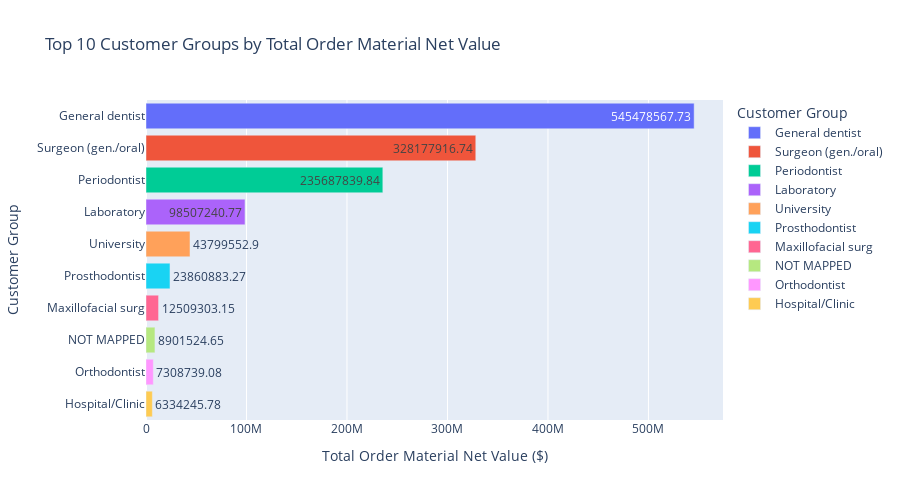

Here is the notebook cell this chart was saved with:
### Code cell
#business question 1:which cust group contributed the most to our revenue and how can we tailor our marketing strat to better engage these segments.

import plotly.express as px
# Calculate total 'order_material_net_value' for each customer group
group_totals = combined_df.groupby('customer_group')['order_material_net_value'].sum().sort_values(ascending=False)

# Select the top 10 customer groups
top_groups = group_totals.head(10)

# Create a DataFrame for the plot
top_groups_df = top_groups.reset_index()
top_groups_df.columns = ['Customer Group', 'Total Order Material Net Value']

# Create an interactive horizontal bar chart
fig = px.bar(top_groups_df, x='Total Order Material Net Value', y='Customer Group',
             title='Top 10 Customer Groups by Total Order Material Net Value',
             labels={'Total Order Material Net Value': 'Total Order Material Net Value', 'Customer Group': 'Customer Group'},
             orientation='h', color='Customer Group',  # Color by customer group
             height=500, text='Total Order Material Net Value')  # Display values on bars

# Customize hover data
fig.update_traces(hovertemplate='Customer Group: %{y}<br>Total Order Material Net Value: $%{x}<extra></extra>')

# Adjust layout for readability
fig.update_layout(xaxis_title='Total Order Material Net Value ($)',
                  yaxis_title='Customer Group',
                  coloraxis_showscale=False)  # Hide color scale if not needed

fig.show()

### Figure 1 — Plotly figure (JSON) as saved in the notebook; plotly's stock layout.template omitted (floating-point values rounded to 4 significant figures)
{"data": [{"alignmentgroup": "True", "hovertemplate": "Customer Group: %{y}<br>Total Order Material Net Value: $%{x}<extra></extra>", "legendgroup": "General dentist", "marker": {"color": "#636efa", "pattern": {"shape": ""}}, "name": "General dentist", "offsetgroup": "General dentist", "orientation": "h", "showlegend": true, "text": [545500000.0], "textposition": "auto", "type": "bar", "x": [545500000.0], "xaxis": "x", "y": ["General dentist"], "yaxis": "y"}, {"alignmentgroup": "True", "hovertemplate": "Customer Group: %{y}<br>Total Order Material Net Value: $%{x}<extra></extra>", "legendgroup": "Surgeon (gen./oral)", "marker": {"color": "#EF553B", "pattern": {"shape": ""}}, "name": "Surgeon (gen./oral)", "offsetgroup": "Surgeon (gen./oral)", "orientation": "h", "showlegend": true, "text": [328200000.0], "textposition": "auto", "type": "bar", "x": [328200000.0], "xaxis": "x", "y": ["Surgeon (gen./oral)"], "yaxis": "y"}, {"alignmentgroup": "True", "hovertemplate": "Customer Group: %{y}<br>Total Order Material Net Value: $%{x}<extra></extra>", "legendgroup": "Periodontist", "marker": {"color": "#00cc96", "pattern": {"shape": ""}}, "name": "Periodontist", "offsetgroup": "Periodontist", "orientation": "h", "showlegend": true, "text": [235700000.0], "textposition": "auto", "type": "bar", "x": [235700000.0], "xaxis": "x", "y": ["Periodontist"], "yaxis": "y"}, {"alignmentgroup": "True", "hovertemplate": "Customer Group: %{y}<br>Total Order Material Net Value: $%{x}<extra></extra>", "legendgroup": "Laboratory", "marker": {"color": "#ab63fa", "pattern": {"shape": ""}}, "name": "Laboratory", "offsetgroup": "Laboratory", "orientation": "h", "showlegend": true, "text": [98510000.0], "textposition": "auto", "type": "bar", "x": [98510000.0], "xaxis": "x", "y": ["Laboratory"], "yaxis": "y"}, {"alignmentgroup": "True", "hovertemplate": "Customer Group: %{y}<br>Total Order Material Net Value: $%{x}<extra></extra>", "legendgroup": "University", "marker": {"color": "#FFA15A", "pattern": {"shape": ""}}, "name": "University", "offsetgroup": "University", "orientation": "h", "showlegend": true, "text": [43800000.0], "textposition": "auto", "type": "bar", "x": [43800000.0], "xaxis": "x", "y": ["University"], "yaxis": "y"}, {"alignmentgroup": "True", "hovertemplate": "Customer Group: %{y}<br>Total Order Material Net Value: $%{x}<extra></extra>", "legendgroup": "Prosthodontist", "marker": {"color": "#19d3f3", "pattern": {"shape": ""}}, "name": "Prosthodontist", "offsetgroup": "Prosthodontist", "orientation": "h", "showlegend": true, "text": [23860000.0], "textposition": "auto", "type": "bar", "x": [23860000.0], "xaxis": "x", "y": ["Prosthodontist"], "yaxis": "y"}, {"alignmentgroup": "True", "hovertemplate": "Customer Group: %{y}<br>Total Order Material Net Value: $%{x}<extra></extra>", "legendgroup": "Maxillofacial surg", "marker": {"color": "#FF6692", "pattern": {"shape": ""}}, "name": "Maxillofacial surg", "offsetgroup": "Maxillofacial surg", "orientation": "h", "showlegend": true, "text": [12510000.0], "textposition": "auto", "type": "bar", "x": [12510000.0], "xaxis": "x", "y": ["Maxillofacial surg"], "yaxis": "y"}, {"alignmentgroup": "True", "hovertemplate": "Customer Group: %{y}<br>Total Order Material Net Value: $%{x}<extra></extra>", "legendgroup": "NOT MAPPED", "marker": {"color": "#B6E880", "pattern": {"shape": ""}}, "name": "NOT MAPPED", "offsetgroup": "NOT MAPPED", "orientation": "h", "showlegend": true, "text": [8902000.0], "textposition": "auto", "type": "bar", "x": [8902000.0], "xaxis": "x", "y": ["NOT MAPPED"], "yaxis": "y"}, {"alignmentgroup": "True", "hovertemplate": "Customer Group: %{y}<br>Total Order Material Net Value: $%{x}<extra></extra>", "legendgroup": "Orthodontist", "marker": {"color": "#FF97FF", "pattern": {"shape": ""}}, "name": "Orthodontist", "offsetgroup": "Orthodontist", "orientation": "h", "showlegend": true, "text": [7309000.0], "textposition": "auto", "type": "bar", "x": [7309000.0], "xaxis": "x", "y": ["Orthodontist"], "yaxis": "y"}, {"alignmentgroup": "True", "hovertemplate": "Customer Group: %{y}<br>Total Order Material Net Value: $%{x}<extra></extra>", "legendgroup": "Hospital/Clinic", "marker": {"color": "#FECB52", "pattern": {"shape": ""}}, "name": "Hospital/Clinic", "offsetgroup": "Hospital/Clinic", "orientation": "h", "showlegend": true, "text": [6334000.0], "textposition": "auto", "type": "bar", "x": [6334000.0], "xaxis": "x", "y": ["Hospital/Clinic"], "yaxis": "y"}], "layout": {"barmode": "relative", "coloraxis": {"showscale": false}, "height": 500, "legend": {"title": {"text": "Customer Group"}, "tracegroupgap": 0}, "title": {"text": "Top 10 Customer Groups by Total Order Material Net Value"}, "xaxis": {"anchor": "y", "domain": [0, 1], "title": {"text": "Total Order Material Net Value ($)"}}, "yaxis": {"anchor": "x", "categoryarray": ["Hospital/Clinic", "Orthodontist", "NOT MAPPED", "Maxillofacial surg", "Prosthodontist", "University", "Laboratory", "Periodontist", "Surgeon (gen./oral)", "General dentist"], "categoryorder": "array", "domain": [0, 1], "title": {"text": "Customer Group"}}}}
